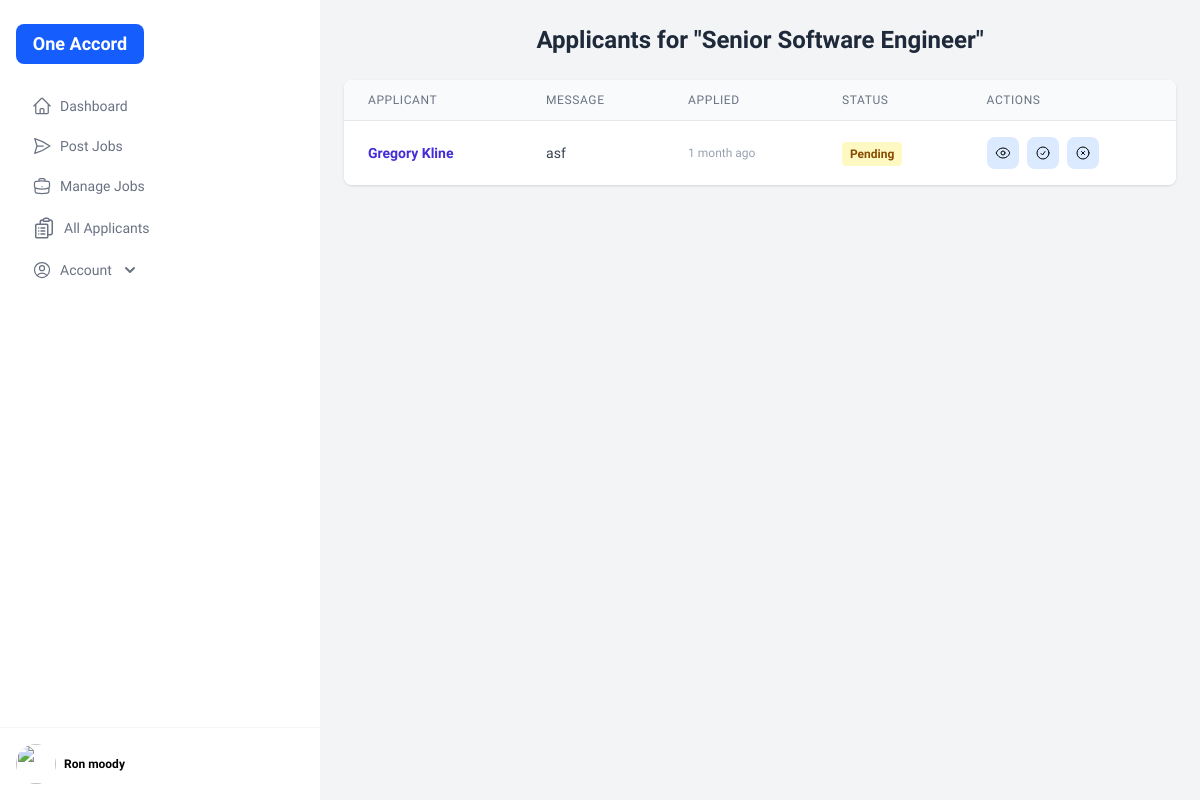
The page /jobs/13/applicants/ (signed in) on the database as committed earlier.
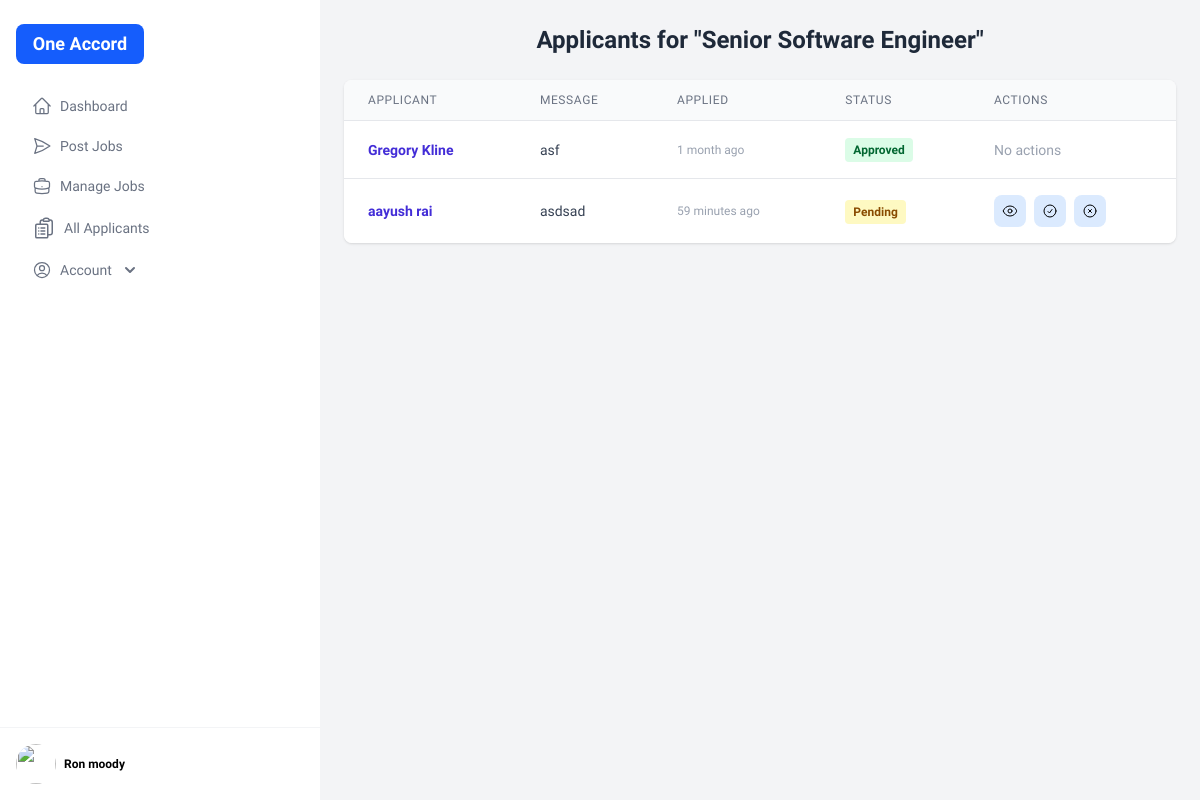
The same page on the database as committed later.
### job_portal/models.py (models this page shows, shortened)
class Application(models.Model):
    STATUS_CHOICES = [
        ('pending', 'Pending'),
        ('approved', 'Approved'),
        ('rejected', 'Rejected'),
    ]
    job = models.ForeignKey('JobPost', on_delete=models.CASCADE)
    applicant = models.ForeignKey(JobSeekerProfile, on_delete=models.CASCADE)
    message = models.TextField(blank=True)
    applied_at = models.DateTimeField(auto_now_add=True)
    status = models.CharField(max_length=10, choices=STATUS_CHOICES, default='pending')

class JobSeekerProfile(models.Model):
    user = models.OneToOneField(User, on_delete=models.CASCADE, null=True, blank=True, related_name='job_seeker_profile')
    resume = models.FileField(upload_to='resumes/', blank=True, null=True)
    skills = models.TextField(blank=True, null=True)

### job_portal/views.py (the view)
# urls.py: path('jobs/<int:job_id>/applicants/', v.view_job_applicants, name="view_job_applicants"),
def view_job_applicants(request, job_id):
    if not request.user.is_authenticated:
        return redirect("login")
    job = get_object_or_404(JobPost, id=job_id, company__user=request.user)
    applications = Application.objects.filter(job=job).select_related("applicant__user")
    context = {
        "job": job,
        "applications": applications,
    }
    return render(request, "company/job_applicant.html", context)

### job_portal/context_processors.py (called while the page is built)
def user_role(request):
    role = None
    if request.user.is_authenticated:
        if JobSeekerProfile.objects.filter(user=request.user).exists():
            role = 'jobseeker'
        elif CompanyProfile.objects.filter(user=request.user).exists():
            role = 'employer'
        else:
            role = 'user'
    return {
        'user_role': role
    }

### job_portal/templates/company/job_applicant.html (shortened to what the changed rows need)
{% extends "common/dashboard_layout.html" %}
{% load humanize %}
{% block content %}
<link href="https://cdn.jsdelivr.net/npm/quill@2.0.3/dist/quill.snow.css" rel="stylesheet" />
<div class="mx-auto bg-gray-100 min-h-screen p-6">
  <h2 class="text-2xl font-semibold mb-6 text-center text-gray-800">
    Applicants for "{{ job.title }}"
  </h2>
  {% if applications %}
    <div class="bg-white rounded-lg shadow-sm overflow-hidden">
      <div class="overflow-x-auto">
        <table class="min-w-full divide-y divide-gray-200">
          <thead class="bg-gray-50">
            <tr>
              <th class="px-6 py-3 text-left text-xs font-medium text-gray-500 uppercase tracking-wider">
                Applicant
              </th>
              <th class="px-6 py-3 text-left text-xs font-medium text-gray-500 uppercase tracking-wider">
                Message
              </th>
              <th class="px-6 py-3 text-left text-xs font-medium text-gray-500 uppercase tracking-wider">
                Applied
              </th>
              <th class="px-6 py-3 text-left text-xs font-medium text-gray-500 uppercase tracking-wider">
                Status
              </th>
              <th class="px-6 py-3 text-left text-xs font-medium text-gray-500 uppercase tracking-wider">
                Actions
              </th>
            </tr>
          </thead>
          <tbody class="bg-white divide-y divide-gray-200">
            {% for app in applications %}
              <tr class="hover:bg-gray-50">
                <td class="px-6 py-4 whitespace-nowrap">
                  <div class="text-sm font-semibold text-indigo-700">
                    {{ app.applicant.user.get_full_name }}
                  </div>
                </td>
                <td class="px-6 py-4">
                  <div class="text-sm text-gray-700 max-w-xs truncate" title="{{ app.message }}">
                    {{ app.message }}
                  </div>
                </td>
                <td class="px-6 py-4 whitespace-nowrap">
                  <div class="text-xs text-gray-400">
                    {{ app.applied_at|naturaltime }}
                  </div>
                </td>
                <td class="px-6 py-4 whitespace-nowrap">
                  {% if app.status == 'approved' %}
                    <span class="inline-block px-2 py-1 rounded text-xs font-semibold bg-green-100 text-green-800">
                      Approved
                    </span>
                  {% elif app.status == 'rejected' %}
                    <span class="inline-block px-2 py-1 rounded text-xs font-semibold bg-red-100 text-red-800">
                      Rejected
                    </span>
                  {% elif app.status == 'pending' %}
                    <span class="inline-block px-2 py-1 rounded text-xs font-semibold bg-yellow-100 text-yellow-800">
                      Pending
                    </span>
                  {% endif %}
                </td>
                <td class="px-6 py-4 whitespace-nowrap">
                  {% if app.status == 'pending' %}
                    <div class="flex items-center gap-2">
                      <div class="relative inline-block group">
                        <button class="p-2 bg-blue-100 rounded-lg hover:text-blue-600 hover:cursor-pointer">
                        </button>
                      </div>
                      <div class="relative inline-block group">
                        <form method="POST" action="{% url 'update_application_status' app.id 'approved' %}">
                          <button type="submit" title="Approve" class="rounded-lg p-2 hover:bg-green-100 bg-blue-100 hover:cursor-pointer hover:text-green-600">
                            <svg xmlns="http://www.w3.org/2000/svg" fill="none" viewBox="0 0 24 24" stroke-width="1.5" stroke="currentColor" class="size-4">
                              <path stroke-linecap="round" stroke-linejoin="round" d="M9 12.75 11.25 15 15 9.75M21 12a9 9 0 1 1-18 0 9 9 0 0 1 18 0Z" />
                            </svg>
                          </button>
                        </form>
                      </div>
                      <div class="relative inline-block group">
                        <form method="POST" action="{% url 'update_application_status' app.id 'rejected' %}">
                          <button class="p-2 bg-blue-100 rounded-lg hover:text-red-600 hover:bg-red-100 hover:cursor-pointer">
                            <svg xmlns="http://www.w3.org/2000/svg" fill="none" viewBox="0 0 24 24" stroke-width="1.5" stroke="currentColor" class="size-4">
                              <path stroke-linecap="round" stroke-linejoin="round" d="m9.75 9.75 4.5 4.5m0-4.5-4.5 4.5M21 12a9 9 0 1 1-18 0 9 9 0 0 1 18 0Z" />
                            </svg>
                          </button>
                        </form>
                      </div>
                    </div>
                  {% else %}
                    <span class="text-gray-400 text-sm">No actions</span>
                  {% endif %}
                </td>
              </tr>
            {% endfor %}
          </tbody>
        </table>
      </div>
    </div>
  {% else %}
    <div class="bg-white rounded-lg shadow-sm p-8">
      <p class="text-center text-gray-500">No applicants yet.</p>
    </div>
  {% endif %}
</div>
{% endblock %}

Rows that differ between the two databases and show on the page:
changed Application "asf": status "Pending" → "Approved No actions"
added Application: applicant.user.get_full_name "aayush rai", message "asdsad", applied_at "59 minutes ago", status "Pending"
